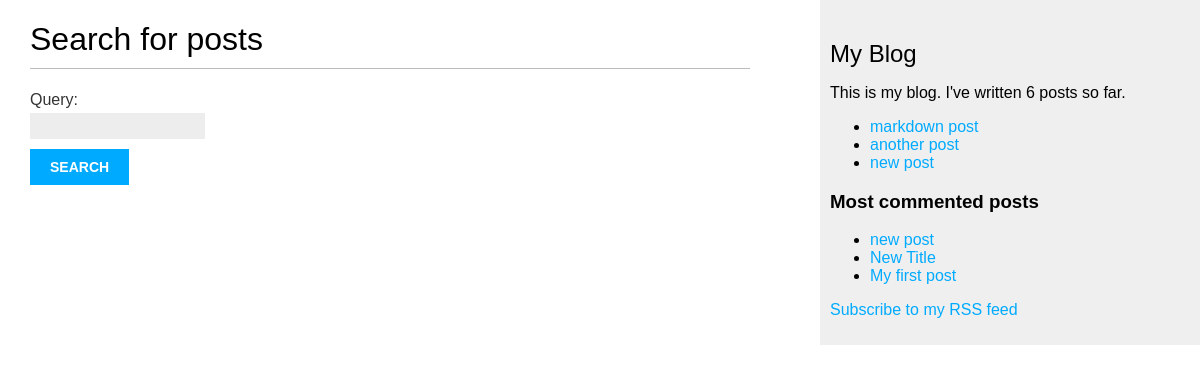
The app's page /blog/search/ with its own data.
### blog/models.py (models this page shows, shortened)
class Post(models.Model):
    STATUS_CHOICES = [
        ('draft', 'Draft'),
        ('published', 'Published'),
    ]
    title = models.CharField(max_length=250)
    slug = models.SlugField(max_length=250, unique_for_date='published')
    author = models.ForeignKey(User, on_delete=models.CASCADE, related_name='blog_posts', help_text='Search and select an author')
    body = models.TextField()
    published = models.DateTimeField(default=timezone.now)
    created = models.DateTimeField(auto_now_add=True)
    updated = models.DateTimeField(auto_now=True)
    status = models.CharField(max_length=10, choices=STATUS_CHOICES, default='draft')
    def get_absolute_url(self):
        return reverse('blog:post_detail',
                        args=[self.published.day,
                              self.published.month,
                              self.published.year,
                              self.slug
                        ]
        )
    objects = models.Manager()
    published_objects = PublishedManager()
    tags = TaggableManager()
    class Meta:
        ordering = ('-published',)

### blog/views.py (the view, shortened to what this page needs)
# urls.py: path('search/',views.post_search, name='post_search'),
def post_search(request):
    form = SearchForm()
    query = None
    results = []
    return render(request, 'blog/post/search.html', {'form':form,
                                'query': query,
                                'results':results})

### blog/forms.py
class SearchForm(forms.Form):
    query = forms.CharField()

### blog/models.py (called while the page is built)
    def get_queryset(self):
        return super().get_queryset().filter(status='published')

### blog/templatetags/blog_tags.py (called while the page is built)
@register.simple_tag
def total_posts():
    return Post.published_objects.count()

@register.inclusion_tag('blog/post/latest_posts.html')
def show_latest_posts(count=5):
    latest_posts = Post.published_objects.order_by('-published')[:count]
    return {'latest_posts':latest_posts}

@register.simple_tag
def get_most_commented_posts(count=5):
    return Post.published_objects.annotate(total_comments=Count('comments')).order_by('-total_comments')[:count]

### blog/templates/blog/post/search.html (shortened to what this page needs)
{% extends "blog/base.html" %}
{% load blog_tags %}
{% block content %}
    {% if query %}
        <h1>Posts containing "{{ query }}"</h1>
        <h3>
            {% with results.count as total_results %}
                Found {{ total_results }} result{{ total_results|pluralize }}
            {% endwith %}
        </h3>
        {% for post in results %}
            <h4><a href="{{ post.get_absolute_url }}">{{ post.title }}</a></h4>
            {{ post.body|markdown|truncatewords_html:5 }}
        {% empty %}
            <p>There are no results for your query.</p>
        {% endfor %}
        <p><a href="{% url 'blog:post_search' %}">Search again</a></p>
    {% else %}
        <h1>Search for posts</h1>
        <form action="." method="get">
            {{ form.as_p }}
            <input type="submit" value="Search">
        </form>
    {% endif %}
{% endblock %}

### blog/templates/blog/base.html (shortened to what this page needs)
{% load blog_tags %}
{% load static %}
<!DOCTYPE html>
<html>
    <head>
        <link href="{% static 'css/blog.css' %}" rel="stylesheet">
    </head>
    <body>
        <div id="content">
            {% block content %}
            {% endblock %}
        </div>
        <div id="sidebar">
            <h2>My Blog</h2>
            <p>This is my blog. I've written {% total_posts %} posts so far.</p>
            {% show_latest_posts 3 %}
            <h3>Most commented posts</h3>
            {% get_most_commented_posts 3 as most_commented_posts %}
            <ul>
            {% for post in most_commented_posts %}
                <li><a href="{{ post.get_absolute_url }}">{{ post.title }}</a></li>
            {% empty %}
                There are no comments on any post.
            {% endfor %}
            </ul>
            <p><a href="{% url 'blog:post_feed'%}">Subscribe to my RSS feed</a></p>
        </div>
    </body>
</html>

### blog/templates/blog/post/latest_posts.html
<ul>
{% for post in latest_posts %}
    <li>
        <a href='{{ post.get_absolute_url }}'>{{ post.title }}</a>
    </li>
{% endfor %}
</ul>

### blog/static/css/blog.css (style rules this page uses)
body { margin:0; padding:0; font-family:helvetica, sans-serif; }
a { color:#00abff; text-decoration:none; }
h1 { font-weight:normal; border-bottom:1px solid #bbb; padding:0 0 10px 0; }
h2 { font-weight:normal; margin:30px 0 0; }
#content { float:left; width:60%; padding:0 0 0 30px; }
#sidebar { float:right; width:30%; padding:10px; background:#efefef; height:100%; }
label { float:left; clear:both; color:#333; margin-bottom:4px; }
input, textarea { clear:both; float:left; margin:0 0 10px; background:#ededed; border:0; padding:6px 10px; font-size:12px; }
input[type=submit] { font-weight:bold; background:#00abff; color:#fff; padding:10px 20px; font-size:14px; text-transform:uppercase; }

### records on screen
Post: title "markdown post"
Post: title "another post"
Post: title "new post"
Post: title "New Title"
Post: title "My first post"
